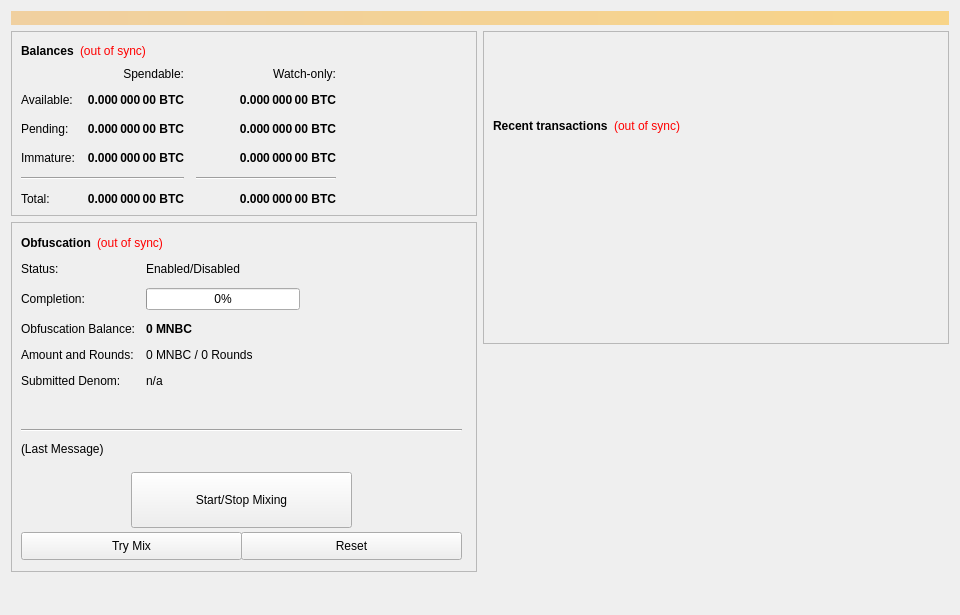
<?xml version="1.0" encoding="UTF-8"?>
<ui version="4.0">
 <class>OverviewPage</class>
 <widget class="QWidget" name="OverviewPage">
  <property name="geometry">
   <rect>
    <x>0</x>
    <y>0</y>
    <width>960</width>
    <height>615</height>
   </rect>
  </property>
  <property name="minimumSize">
   <size>
    <width>960</width>
    <height>0</height>
   </size>
  </property>
  <property name="windowTitle">
   <string>Form</string>
  </property>
  <layout class="QVBoxLayout" name="topLayout">
   <item>
    <widget class="QLabel" name="labelAlerts">
     <property name="visible">
      <bool>false</bool>
     </property>
     <property name="styleSheet">
      <string notr="true">background-color: qlineargradient(x1: 0, y1: 0, x2: 1, y2: 0, stop:0 #F0D0A0, stop:1 #F8D488); color:#000000;</string>
     </property>
     <property name="wordWrap">
      <bool>true</bool>
     </property>
     <property name="margin">
      <number>3</number>
     </property>
    </widget>
   </item>
   <item>
    <layout class="QHBoxLayout" name="horizontalLayout" stretch="1,1">
     <item>
      <layout class="QVBoxLayout" name="verticalLayout_2">
       <item>
        <widget class="QFrame" name="frame">
         <property name="frameShape">
          <enum>QFrame::StyledPanel</enum>
         </property>
         <property name="frameShadow">
          <enum>QFrame::Raised</enum>
         </property>
         <layout class="QVBoxLayout" name="verticalLayout_4">
          <item>
           <layout class="QHBoxLayout" name="horizontalLayout_4">
            <item>
             <widget class="QLabel" name="label_5">
              <property name="font">
               <font>
                <weight>75</weight>
                <bold>true</bold>
               </font>
              </property>
              <property name="text">
               <string>Balances</string>
              </property>
             </widget>
            </item>
            <item>
             <widget class="QLabel" name="labelWalletStatus">
              <property name="cursor">
               <cursorShape>WhatsThisCursor</cursorShape>
              </property>
              <property name="toolTip">
               <string>The displayed information may be out of date. Your wallet automatically synchronizes with the MN Browsing Coin network after a connection is established, but this process has not completed yet.</string>
              </property>
              <property name="styleSheet">
               <string notr="true">QLabel { color: red; }</string>
              </property>
              <property name="text">
               <string notr="true">(out of sync)</string>
              </property>
              <property name="alignment">
               <set>Qt::AlignLeading|Qt::AlignLeft|Qt::AlignVCenter</set>
              </property>
             </widget>
            </item>
            <item>
             <spacer name="horizontalSpacer_3">
              <property name="orientation">
               <enum>Qt::Horizontal</enum>
              </property>
              <property name="sizeHint" stdset="0">
               <size>
                <width>40</width>
                <height>20</height>
               </size>
              </property>
             </spacer>
            </item>
           </layout>
          </item>
          <item>
           <layout class="QGridLayout" name="gridLayout">
            <property name="spacing">
             <number>12</number>
            </property>
            <item row="2" column="2">
             <widget class="QLabel" name="labelWatchPending">
              <property name="font">
               <font>
                <weight>75</weight>
                <bold>true</bold>
               </font>
              </property>
              <property name="cursor">
               <cursorShape>IBeamCursor</cursorShape>
              </property>
              <property name="toolTip">
               <string>Unconfirmed transactions to watch-only addresses</string>
              </property>
              <property name="text">
               <string notr="true">0.000 000 00 BTC</string>
              </property>
              <property name="alignment">
               <set>Qt::AlignRight|Qt::AlignTrailing|Qt::AlignVCenter</set>
              </property>
              <property name="textInteractionFlags">
               <set>Qt::LinksAccessibleByMouse|Qt::TextSelectableByKeyboard|Qt::TextSelectableByMouse</set>
              </property>
             </widget>
            </item>
            <item row="2" column="1">
             <widget class="QLabel" name="labelUnconfirmed">
              <property name="font">
               <font>
                <weight>75</weight>
                <bold>true</bold>
               </font>
              </property>
              <property name="cursor">
               <cursorShape>IBeamCursor</cursorShape>
              </property>
              <property name="toolTip">
               <string>Total of transactions that have yet to be confirmed, and do not yet count toward the spendable balance</string>
              </property>
              <property name="text">
               <string notr="true">0.000 000 00 BTC</string>
              </property>
              <property name="alignment">
               <set>Qt::AlignRight|Qt::AlignTrailing|Qt::AlignVCenter</set>
              </property>
              <property name="textInteractionFlags">
               <set>Qt::LinksAccessibleByMouse|Qt::TextSelectableByKeyboard|Qt::TextSelectableByMouse</set>
              </property>
             </widget>
            </item>
            <item row="3" column="2">
             <widget class="QLabel" name="labelWatchImmature">
              <property name="font">
               <font>
                <weight>75</weight>
                <bold>true</bold>
               </font>
              </property>
              <property name="cursor">
               <cursorShape>IBeamCursor</cursorShape>
              </property>
              <property name="toolTip">
               <string>Staked or masternode rewards in watch-only addresses that has not yet matured</string>
              </property>
              <property name="text">
               <string notr="true">0.000 000 00 BTC</string>
              </property>
              <property name="alignment">
               <set>Qt::AlignRight|Qt::AlignTrailing|Qt::AlignVCenter</set>
              </property>
              <property name="textInteractionFlags">
               <set>Qt::LinksAccessibleByMouse|Qt::TextSelectableByKeyboard|Qt::TextSelectableByMouse</set>
              </property>
             </widget>
            </item>
            <item row="4" column="0" colspan="2">
             <widget class="Line" name="lineSpendableBalance">
              <property name="orientation">
               <enum>Qt::Horizontal</enum>
              </property>
             </widget>
            </item>
            <item row="4" column="2">
             <widget class="Line" name="lineWatchBalance">
              <property name="sizePolicy">
               <sizepolicy hsizetype="Preferred" vsizetype="Fixed">
                <horstretch>0</horstretch>
                <verstretch>0</verstretch>
               </sizepolicy>
              </property>
              <property name="minimumSize">
               <size>
                <width>140</width>
                <height>0</height>
               </size>
              </property>
              <property name="orientation">
               <enum>Qt::Horizontal</enum>
              </property>
             </widget>
            </item>
            <item row="5" column="0">
             <widget class="QLabel" name="labelTotalText">
              <property name="text">
               <string>Total:</string>
              </property>
             </widget>
            </item>
            <item row="3" column="1">
             <widget class="QLabel" name="labelImmature">
              <property name="font">
               <font>
                <weight>75</weight>
                <bold>true</bold>
               </font>
              </property>
              <property name="cursor">
               <cursorShape>IBeamCursor</cursorShape>
              </property>
              <property name="toolTip">
               <string>Staked or masternode rewards that has not yet matured</string>
              </property>
              <property name="text">
               <string notr="true">0.000 000 00 BTC</string>
              </property>
              <property name="alignment">
               <set>Qt::AlignRight|Qt::AlignTrailing|Qt::AlignVCenter</set>
              </property>
              <property name="textInteractionFlags">
               <set>Qt::LinksAccessibleByMouse|Qt::TextSelectableByKeyboard|Qt::TextSelectableByMouse</set>
              </property>
             </widget>
            </item>
            <item row="2" column="3">
             <spacer name="horizontalSpacer_2">
              <property name="orientation">
               <enum>Qt::Horizontal</enum>
              </property>
              <property name="sizeHint" stdset="0">
               <size>
                <width>40</width>
                <height>20</height>
               </size>
              </property>
             </spacer>
            </item>
            <item row="3" column="0">
             <widget class="QLabel" name="labelImmatureText">
              <property name="text">
               <string>Immature:</string>
              </property>
             </widget>
            </item>
            <item row="5" column="1">
             <widget class="QLabel" name="labelTotal">
              <property name="font">
               <font>
                <weight>75</weight>
                <bold>true</bold>
               </font>
              </property>
              <property name="cursor">
               <cursorShape>IBeamCursor</cursorShape>
              </property>
              <property name="toolTip">
               <string>Your current total balance</string>
              </property>
              <property name="text">
               <string notr="true">0.000 000 00 BTC</string>
              </property>
              <property name="alignment">
               <set>Qt::AlignRight|Qt::AlignTrailing|Qt::AlignVCenter</set>
              </property>
              <property name="textInteractionFlags">
               <set>Qt::LinksAccessibleByMouse|Qt::TextSelectableByKeyboard|Qt::TextSelectableByMouse</set>
              </property>
             </widget>
            </item>
            <item row="5" column="2">
             <widget class="QLabel" name="labelWatchTotal">
              <property name="font">
               <font>
                <weight>75</weight>
                <bold>true</bold>
               </font>
              </property>
              <property name="cursor">
               <cursorShape>IBeamCursor</cursorShape>
              </property>
              <property name="toolTip">
               <string>Current total balance in watch-only addresses</string>
              </property>
              <property name="text">
               <string notr="true">0.000 000 00 BTC</string>
              </property>
              <property name="alignment">
               <set>Qt::AlignRight|Qt::AlignTrailing|Qt::AlignVCenter</set>
              </property>
              <property name="textInteractionFlags">
               <set>Qt::LinksAccessibleByMouse|Qt::TextSelectableByKeyboard|Qt::TextSelectableByMouse</set>
              </property>
             </widget>
            </item>
            <item row="0" column="2">
             <widget class="QLabel" name="labelWatchonly">
              <property name="text">
               <string>Watch-only:</string>
              </property>
              <property name="alignment">
               <set>Qt::AlignRight|Qt::AlignTrailing|Qt::AlignVCenter</set>
              </property>
             </widget>
            </item>
            <item row="1" column="0">
             <widget class="QLabel" name="labelBalanceText">
              <property name="text">
               <string>Available:</string>
              </property>
             </widget>
            </item>
            <item row="1" column="1">
             <widget class="QLabel" name="labelBalance">
              <property name="font">
               <font>
                <weight>75</weight>
                <bold>true</bold>
               </font>
              </property>
              <property name="cursor">
               <cursorShape>IBeamCursor</cursorShape>
              </property>
              <property name="toolTip">
               <string>Your current spendable balance</string>
              </property>
              <property name="text">
               <string notr="true">0.000 000 00 BTC</string>
              </property>
              <property name="alignment">
               <set>Qt::AlignRight|Qt::AlignTrailing|Qt::AlignVCenter</set>
              </property>
              <property name="textInteractionFlags">
               <set>Qt::LinksAccessibleByMouse|Qt::TextSelectableByKeyboard|Qt::TextSelectableByMouse</set>
              </property>
             </widget>
            </item>
            <item row="1" column="2">
             <widget class="QLabel" name="labelWatchAvailable">
              <property name="font">
               <font>
                <weight>75</weight>
                <bold>true</bold>
               </font>
              </property>
              <property name="cursor">
               <cursorShape>IBeamCursor</cursorShape>
              </property>
              <property name="toolTip">
               <string>Your current balance in watch-only addresses</string>
              </property>
              <property name="text">
               <string notr="true">0.000 000 00 BTC</string>
              </property>
              <property name="alignment">
               <set>Qt::AlignRight|Qt::AlignTrailing|Qt::AlignVCenter</set>
              </property>
              <property name="textInteractionFlags">
               <set>Qt::LinksAccessibleByMouse|Qt::TextSelectableByKeyboard|Qt::TextSelectableByMouse</set>
              </property>
             </widget>
            </item>
            <item row="2" column="0">
             <widget class="QLabel" name="labelPendingText">
              <property name="text">
               <string>Pending:</string>
              </property>
             </widget>
            </item>
            <item row="0" column="1">
             <widget class="QLabel" name="labelSpendable">
              <property name="text">
               <string>Spendable:</string>
              </property>
              <property name="alignment">
               <set>Qt::AlignRight|Qt::AlignTrailing|Qt::AlignVCenter</set>
              </property>
             </widget>
            </item>
           </layout>
          </item>
         </layout>
        </widget>
       </item>
       <item>
        <widget class="QFrame" name="frameObfuscation">
         <property name="minimumSize">
          <size>
           <width>0</width>
           <height>350</height>
          </size>
         </property>
         <property name="layoutDirection">
          <enum>Qt::LeftToRight</enum>
         </property>
         <property name="frameShape">
          <enum>QFrame::StyledPanel</enum>
         </property>
         <property name="frameShadow">
          <enum>QFrame::Raised</enum>
         </property>
         <widget class="QWidget" name="formLayoutWidget">
          <property name="geometry">
           <rect>
            <x>10</x>
            <y>40</y>
            <width>451</width>
            <height>161</height>
           </rect>
          </property>
          <layout class="QFormLayout" name="formLayout">
           <property name="fieldGrowthPolicy">
            <enum>QFormLayout::AllNonFixedFieldsGrow</enum>
           </property>
           <property name="horizontalSpacing">
            <number>11</number>
           </property>
           <property name="verticalSpacing">
            <number>12</number>
           </property>
           <item row="0" column="0">
            <widget class="QLabel" name="label_6">
             <property name="text">
              <string>Status:</string>
             </property>
            </widget>
           </item>
           <item row="1" column="0">
            <widget class="QLabel" name="label_7">
             <property name="text">
              <string>Completion:</string>
             </property>
            </widget>
           </item>
           <item row="1" column="1">
            <widget class="QProgressBar" name="obfuscationProgress">
             <property name="maximumSize">
              <size>
               <width>154</width>
               <height>16777215</height>
              </size>
             </property>
             <property name="value">
              <number>0</number>
             </property>
            </widget>
           </item>
           <item row="2" column="0">
            <widget class="QLabel" name="labelAnonymizedText">
             <property name="text">
              <string>Obfuscation Balance:</string>
             </property>
            </widget>
           </item>
           <item row="2" column="1">
            <widget class="QLabel" name="labelAnonymized">
             <property name="font">
              <font>
               <weight>75</weight>
               <bold>true</bold>
              </font>
             </property>
             <property name="text">
              <string notr="true">0 MNBC</string>
             </property>
            </widget>
           </item>
           <item row="3" column="0">
            <widget class="QLabel" name="label_8">
             <property name="text">
              <string>Amount and Rounds:</string>
             </property>
            </widget>
           </item>
           <item row="3" column="1">
            <widget class="QLabel" name="labelAmountRounds">
             <property name="text">
              <string>0 MNBC / 0 Rounds</string>
             </property>
            </widget>
           </item>
           <item row="4" column="0">
            <widget class="QLabel" name="label_9">
             <property name="text">
              <string>Submitted Denom:</string>
             </property>
            </widget>
           </item>
           <item row="4" column="1">
            <widget class="QLabel" name="labelSubmittedDenom">
             <property name="toolTip">
              <string>The denominations you submitted to the Masternode.&lt;br&gt;To mix, other users must submit the exact same denominations.</string>
             </property>
             <property name="text">
              <string>n/a</string>
             </property>
            </widget>
           </item>
           <item row="0" column="1">
            <widget class="QLabel" name="obfuscationEnabled">
             <property name="text">
              <string>Enabled/Disabled</string>
             </property>
            </widget>
           </item>
          </layout>
         </widget>
         <widget class="QPushButton" name="runAutoDenom">
          <property name="geometry">
           <rect>
            <x>251</x>
            <y>17</y>
            <width>1</width>
            <height>1</height>
           </rect>
          </property>
          <property name="palette">
           <palette>
            <active>
             <colorrole role="WindowText">
              <brush brushstyle="SolidPattern">
               <color alpha="255">
                <red>0</red>
                <green>0</green>
                <blue>0</blue>
               </color>
              </brush>
             </colorrole>
             <colorrole role="Button">
              <brush brushstyle="SolidPattern">
               <color alpha="255">
                <red>239</red>
                <green>238</green>
                <blue>238</blue>
               </color>
              </brush>
             </colorrole>
             <colorrole role="Light">
              <brush brushstyle="SolidPattern">
               <color alpha="255">
                <red>255</red>
                <green>255</green>
                <blue>255</blue>
               </color>
              </brush>
             </colorrole>
             <colorrole role="Midlight">
              <brush brushstyle="SolidPattern">
               <color alpha="255">
                <red>247</red>
                <green>246</green>
                <blue>246</blue>
               </color>
              </brush>
             </colorrole>
             <colorrole role="Dark">
              <brush brushstyle="SolidPattern">
               <color alpha="255">
                <red>119</red>
                <green>119</green>
                <blue>119</blue>
               </color>
              </brush>
             </colorrole>
             <colorrole role="Mid">
              <brush brushstyle="SolidPattern">
               <color alpha="255">
                <red>159</red>
                <green>159</green>
                <blue>159</blue>
               </color>
              </brush>
             </colorrole>
             <colorrole role="Text">
              <brush brushstyle="SolidPattern">
               <color alpha="255">
                <red>0</red>
                <green>0</green>
                <blue>0</blue>
               </color>
              </brush>
             </colorrole>
             <colorrole role="BrightText">
              <brush brushstyle="SolidPattern">
               <color alpha="255">
                <red>255</red>
                <green>255</green>
                <blue>255</blue>
               </color>
              </brush>
             </colorrole>
             <colorrole role="ButtonText">
              <brush brushstyle="SolidPattern">
               <color alpha="255">
                <red>0</red>
                <green>0</green>
                <blue>0</blue>
               </color>
              </brush>
             </colorrole>
             <colorrole role="Base">
              <brush brushstyle="SolidPattern">
               <color alpha="255">
                <red>255</red>
                <green>255</green>
                <blue>255</blue>
               </color>
              </brush>
             </colorrole>
             <colorrole role="Window">
              <brush brushstyle="SolidPattern">
               <color alpha="255">
                <red>239</red>
                <green>238</green>
                <blue>238</blue>
               </color>
              </brush>
             </colorrole>
             <colorrole role="Shadow">
              <brush brushstyle="SolidPattern">
               <color alpha="255">
                <red>0</red>
                <green>0</green>
                <blue>0</blue>
               </color>
              </brush>
             </colorrole>
             <colorrole role="AlternateBase">
              <brush brushstyle="SolidPattern">
               <color alpha="255">
                <red>247</red>
                <green>246</green>
                <blue>246</blue>
               </color>
              </brush>
             </colorrole>
             <colorrole role="ToolTipBase">
              <brush brushstyle="SolidPattern">
               <color alpha="255">
                <red>255</red>
                <green>255</green>
                <blue>220</blue>
               </color>
              </brush>
             </colorrole>
             <colorrole role="ToolTipText">
              <brush brushstyle="SolidPattern">
               <color alpha="255">
                <red>0</red>
                <green>0</green>
                <blue>0</blue>
               </color>
              </brush>
             </colorrole>
            </active>
            <inactive>
             <colorrole role="WindowText">
              <brush brushstyle="SolidPattern">
               <color alpha="255">
                <red>0</red>
                <green>0</green>
                <blue>0</blue>
               </color>
              </brush>
             </colorrole>
             <colorrole role="Button">
              <brush brushstyle="SolidPattern">
               <color alpha="255">
                <red>239</red>
                <green>238</green>
                <blue>238</blue>
               </color>
              </brush>
             </colorrole>
             <colorrole role="Light">
              <brush brushstyle="SolidPattern">
               <color alpha="255">
                <red>255</red>
                <green>255</green>
                <blue>255</blue>
               </color>
              </brush>
             </colorrole>
             <colorrole role="Midlight">
              <brush brushstyle="SolidPattern">
               <color alpha="255">
                <red>247</red>
                <green>246</green>
                <blue>246</blue>
               </color>
              </brush>
             </colorrole>
             <colorrole role="Dark">
              <brush brushstyle="SolidPattern">
               <color alpha="255">
                <red>119</red>
                <green>119</green>
                <blue>119</blue>
               </color>
              </brush>
             </colorrole>
             <colorrole role="Mid">
              <brush brushstyle="SolidPattern">
               <color alpha="255">
                <red>159</red>
                <green>159</green>
                <blue>159</blue>
               </color>
              </brush>
             </colorrole>
             <colorrole role="Text">
              <brush brushstyle="SolidPattern">
               <color alpha="255">
                <red>0</red>
                <green>0</green>
                <blue>0</blue>
               </color>
              </brush>
             </colorrole>
             <colorrole role="BrightText">
              <brush brushstyle="SolidPattern">
               <color alpha="255">
                <red>255</red>
                <green>255</green>
                <blue>255</blue>
               </color>
              </brush>
             </colorrole>
             <colorrole role="ButtonText">
              <brush brushstyle="SolidPattern">
               <color alpha="255">
                <red>0</red>
                <green>0</green>
                <blue>0</blue>
               </color>
              </brush>
             </colorrole>
             <colorrole role="Base">
              <brush brushstyle="SolidPattern">
               <color alpha="255">
                <red>255</red>
                <green>255</green>
                <blue>255</blue>
               </color>
              </brush>
             </colorrole>
             <colorrole role="Window">
              <brush brushstyle="SolidPattern">
               <color alpha="255">
                <red>239</red>
                <green>238</green>
                <blue>238</blue>
               </color>
              </brush>
             </colorrole>
             <colorrole role="Shadow">
              <brush brushstyle="SolidPattern">
               <color alpha="255">
                <red>0</red>
                <green>0</green>
                <blue>0</blue>
               </color>
              </brush>
             </colorrole>
             <colorrole role="AlternateBase">
              <brush brushstyle="SolidPattern">
               <color alpha="255">
                <red>247</red>
                <green>246</green>
                <blue>246</blue>
               </color>
              </brush>
             </colorrole>
             <colorrole role="ToolTipBase">
              <brush brushstyle="SolidPattern">
               <color alpha="255">
                <red>255</red>
                <green>255</green>
                <blue>220</blue>
               </color>
              </brush>
             </colorrole>
             <colorrole role="ToolTipText">
              <brush brushstyle="SolidPattern">
               <color alpha="255">
                <red>0</red>
                <green>0</green>
                <blue>0</blue>
               </color>
              </brush>
             </colorrole>
            </inactive>
            <disabled>
             <colorrole role="WindowText">
              <brush brushstyle="SolidPattern">
               <color alpha="255">
                <red>119</red>
                <green>119</green>
                <blue>119</blue>
               </color>
              </brush>
             </colorrole>
             <colorrole role="Button">
              <brush brushstyle="SolidPattern">
               <color alpha="255">
                <red>239</red>
                <green>238</green>
                <blue>238</blue>
               </color>
              </brush>
             </colorrole>
             <colorrole role="Light">
              <brush brushstyle="SolidPattern">
               <color alpha="255">
                <red>255</red>
                <green>255</green>
                <blue>255</blue>
               </color>
              </brush>
             </colorrole>
             <colorrole role="Midlight">
              <brush brushstyle="SolidPattern">
               <color alpha="255">
                <red>247</red>
                <green>246</green>
                <blue>246</blue>
               </color>
              </brush>
             </colorrole>
             <colorrole role="Dark">
              <brush brushstyle="SolidPattern">
               <color alpha="255">
                <red>119</red>
                <green>119</green>
                <blue>119</blue>
               </color>
              </brush>
             </colorrole>
             <colorrole role="Mid">
              <brush brushstyle="SolidPattern">
               <color alpha="255">
                <red>159</red>
                <green>159</green>
                <blue>159</blue>
               </color>
              </brush>
             </colorrole>
             <colorrole role="Text">
              <brush brushstyle="SolidPattern">
               <color alpha="255">
                <red>119</red>
                <green>119</green>
                <blue>119</blue>
               </color>
              </brush>
             </colorrole>
             <colorrole role="BrightText">
              <brush brushstyle="SolidPattern">
               <color alpha="255">
                <red>255</red>
                <green>255</green>
                <blue>255</blue>
               </color>
              </brush>
             </colorrole>
             <colorrole role="ButtonText">
              <brush brushstyle="SolidPattern">
               <color alpha="255">
                <red>119</red>
                <green>119</green>
                <blue>119</blue>
               </color>
              </brush>
             </colorrole>
             <colorrole role="Base">
              <brush brushstyle="SolidPattern">
               <color alpha="255">
                <red>239</red>
                <green>238</green>
                <blue>238</blue>
               </color>
              </brush>
             </colorrole>
             <colorrole role="Window">
              <brush brushstyle="SolidPattern">
               <color alpha="255">
                <red>239</red>
                <green>238</green>
                <blue>238</blue>
               </color>
              </brush>
             </colorrole>
             <colorrole role="Shadow">
              <brush brushstyle="SolidPattern">
               <color alpha="255">
                <red>0</red>
                <green>0</green>
                <blue>0</blue>
               </color>
              </brush>
             </colorrole>
             <colorrole role="AlternateBase">
              <brush brushstyle="SolidPattern">
               <color alpha="255">
                <red>239</red>
                <green>238</green>
                <blue>238</blue>
               </color>
              </brush>
             </colorrole>
             <colorrole role="ToolTipBase">
              <brush brushstyle="SolidPattern">
               <color alpha="255">
                <red>255</red>
                <green>255</green>
                <blue>220</blue>
               </color>
              </brush>
             </colorrole>
             <colorrole role="ToolTipText">
              <brush brushstyle="SolidPattern">
               <color alpha="255">
                <red>0</red>
                <green>0</green>
                <blue>0</blue>
               </color>
              </brush>
             </colorrole>
            </disabled>
           </palette>
          </property>
          <property name="focusPolicy">
           <enum>Qt::NoFocus</enum>
          </property>
          <property name="autoFillBackground">
           <bool>true</bool>
          </property>
          <property name="text">
           <string/>
          </property>
          <property name="flat">
           <bool>true</bool>
          </property>
         </widget>
         <widget class="QPushButton" name="toggleObfuscation">
          <property name="geometry">
           <rect>
            <x>120</x>
            <y>250</y>
            <width>221</width>
            <height>56</height>
           </rect>
          </property>
          <property name="sizePolicy">
           <sizepolicy hsizetype="MinimumExpanding" vsizetype="Fixed">
            <horstretch>0</horstretch>
            <verstretch>0</verstretch>
           </sizepolicy>
          </property>
          <property name="text">
           <string>Start/Stop Mixing</string>
          </property>
         </widget>
         <widget class="Line" name="lineLastMessage">
          <property name="geometry">
           <rect>
            <x>10</x>
            <y>200</y>
            <width>441</width>
            <height>16</height>
           </rect>
          </property>
          <property name="orientation">
           <enum>Qt::Horizontal</enum>
          </property>
         </widget>
         <widget class="QLabel" name="obfuscationStatus">
          <property name="geometry">
           <rect>
            <x>10</x>
            <y>220</y>
            <width>451</width>
            <height>61</height>
           </rect>
          </property>
          <property name="minimumSize">
           <size>
            <width>288</width>
            <height>43</height>
           </size>
          </property>
          <property name="text">
           <string>(Last Message)</string>
          </property>
          <property name="alignment">
           <set>Qt::AlignLeading|Qt::AlignLeft|Qt::AlignTop</set>
          </property>
          <property name="wordWrap">
           <bool>true</bool>
          </property>
         </widget>
         <widget class="QPushButton" name="obfuscationAuto">
          <property name="geometry">
           <rect>
            <x>10</x>
            <y>310</y>
            <width>221</width>
            <height>28</height>
           </rect>
          </property>
          <property name="sizePolicy">
           <sizepolicy hsizetype="MinimumExpanding" vsizetype="Fixed">
            <horstretch>0</horstretch>
            <verstretch>0</verstretch>
           </sizepolicy>
          </property>
          <property name="toolTip">
           <string>Try to manually submit a Obfuscation request.</string>
          </property>
          <property name="text">
           <string>Try Mix</string>
          </property>
         </widget>
         <widget class="QPushButton" name="obfuscationReset">
          <property name="geometry">
           <rect>
            <x>230</x>
            <y>310</y>
            <width>221</width>
            <height>28</height>
           </rect>
          </property>
          <property name="sizePolicy">
           <sizepolicy hsizetype="MinimumExpanding" vsizetype="Fixed">
            <horstretch>0</horstretch>
            <verstretch>0</verstretch>
           </sizepolicy>
          </property>
          <property name="toolTip">
           <string>Reset the current status of Obfuscation (can interrupt Obfuscation if it's in the process of Mixing, which can cost you money!)</string>
          </property>
          <property name="autoFillBackground">
           <bool>false</bool>
          </property>
          <property name="text">
           <string>Reset</string>
          </property>
         </widget>
         <widget class="QWidget" name="layoutWidget">
          <property name="geometry">
           <rect>
            <x>10</x>
            <y>10</y>
            <width>431</width>
            <height>22</height>
           </rect>
          </property>
          <layout class="QHBoxLayout" name="horizontalLayout_5">
           <item>
            <widget class="QLabel" name="label_2">
             <property name="font">
              <font>
               <weight>75</weight>
               <bold>true</bold>
              </font>
             </property>
             <property name="text">
              <string>Obfuscation</string>
             </property>
            </widget>
           </item>
           <item>
            <widget class="QLabel" name="labelObfuscationSyncStatus">
             <property name="toolTip">
              <string>The displayed information may be out of date. Your wallet automatically synchronizes with the MN Browsing Coin network after a connection is established, but this process has not completed yet.</string>
             </property>
             <property name="styleSheet">
              <string notr="true">QLabel { color: red; }</string>
             </property>
             <property name="text">
              <string notr="true">(out of sync)</string>
             </property>
             <property name="alignment">
              <set>Qt::AlignLeading|Qt::AlignLeft|Qt::AlignVCenter</set>
             </property>
            </widget>
           </item>
           <item>
            <spacer name="horizontalSpacer_4">
             <property name="orientation">
              <enum>Qt::Horizontal</enum>
             </property>
             <property name="sizeHint" stdset="0">
              <size>
               <width>40</width>
               <height>20</height>
              </size>
             </property>
            </spacer>
           </item>
          </layout>
         </widget>
        </widget>
       </item>
       <item>
        <spacer name="verticalSpacer">
         <property name="orientation">
          <enum>Qt::Vertical</enum>
         </property>
         <property name="sizeHint" stdset="0">
          <size>
           <width>20</width>
           <height>40</height>
          </size>
         </property>
        </spacer>
       </item>
      </layout>
     </item>
     <item>
      <layout class="QVBoxLayout" name="verticalLayout_3">
       <item>
        <widget class="QFrame" name="frame_2">
         <property name="frameShape">
          <enum>QFrame::StyledPanel</enum>
         </property>
         <property name="frameShadow">
          <enum>QFrame::Raised</enum>
         </property>
         <layout class="QVBoxLayout" name="verticalLayout">
          <item>
           <spacer name="verticalSpacer_3">
            <property name="orientation">
             <enum>Qt::Vertical</enum>
            </property>
            <property name="sizeType">
             <enum>QSizePolicy::Fixed</enum>
            </property>
            <property name="sizeHint" stdset="0">
             <size>
              <width>20</width>
              <height>75</height>
             </size>
            </property>
           </spacer>
          </item>
          <item>
           <layout class="QHBoxLayout" name="horizontalLayout_2">
            <item>
             <widget class="QLabel" name="label_4">
              <property name="font">
               <font>
                <weight>75</weight>
                <bold>true</bold>
               </font>
              </property>
              <property name="text">
               <string>Recent transactions</string>
              </property>
             </widget>
            </item>
            <item>
             <widget class="QLabel" name="labelTransactionsStatus">
              <property name="cursor">
               <cursorShape>WhatsThisCursor</cursorShape>
              </property>
              <property name="toolTip">
               <string>The displayed information may be out of date. Your wallet automatically synchronizes with the MN Browsing Coin network after a connection is established, but this process has not completed yet.</string>
              </property>
              <property name="styleSheet">
               <string notr="true">QLabel { color: red; }</string>
              </property>
              <property name="text">
               <string notr="true">(out of sync)</string>
              </property>
              <property name="alignment">
               <set>Qt::AlignRight|Qt::AlignTrailing|Qt::AlignVCenter</set>
              </property>
             </widget>
            </item>
            <item>
             <spacer name="horizontalSpacer">
              <property name="orientation">
               <enum>Qt::Horizontal</enum>
              </property>
              <property name="sizeHint" stdset="0">
               <size>
                <width>40</width>
                <height>20</height>
               </size>
              </property>
             </spacer>
            </item>
           </layout>
          </item>
          <item>
           <widget class="QListView" name="listTransactions">
            <property name="styleSheet">
             <string notr="true">QListView { background: transparent; }</string>
            </property>
            <property name="frameShape">
             <enum>QFrame::NoFrame</enum>
            </property>
            <property name="verticalScrollBarPolicy">
             <enum>Qt::ScrollBarAlwaysOff</enum>
            </property>
            <property name="horizontalScrollBarPolicy">
             <enum>Qt::ScrollBarAlwaysOff</enum>
            </property>
            <property name="selectionMode">
             <enum>QAbstractItemView::NoSelection</enum>
            </property>
           </widget>
          </item>
         </layout>
        </widget>
       </item>
       <item>
        <spacer name="verticalSpacer_2">
         <property name="orientation">
          <enum>Qt::Vertical</enum>
         </property>
         <property name="sizeType">
          <enum>QSizePolicy::Expanding</enum>
         </property>
         <property name="sizeHint" stdset="0">
          <size>
           <width>20</width>
           <height>40</height>
          </size>
         </property>
        </spacer>
       </item>
      </layout>
     </item>
    </layout>
   </item>
  </layout>
 </widget>
 <resources/>
 <connections/>
</ui>
